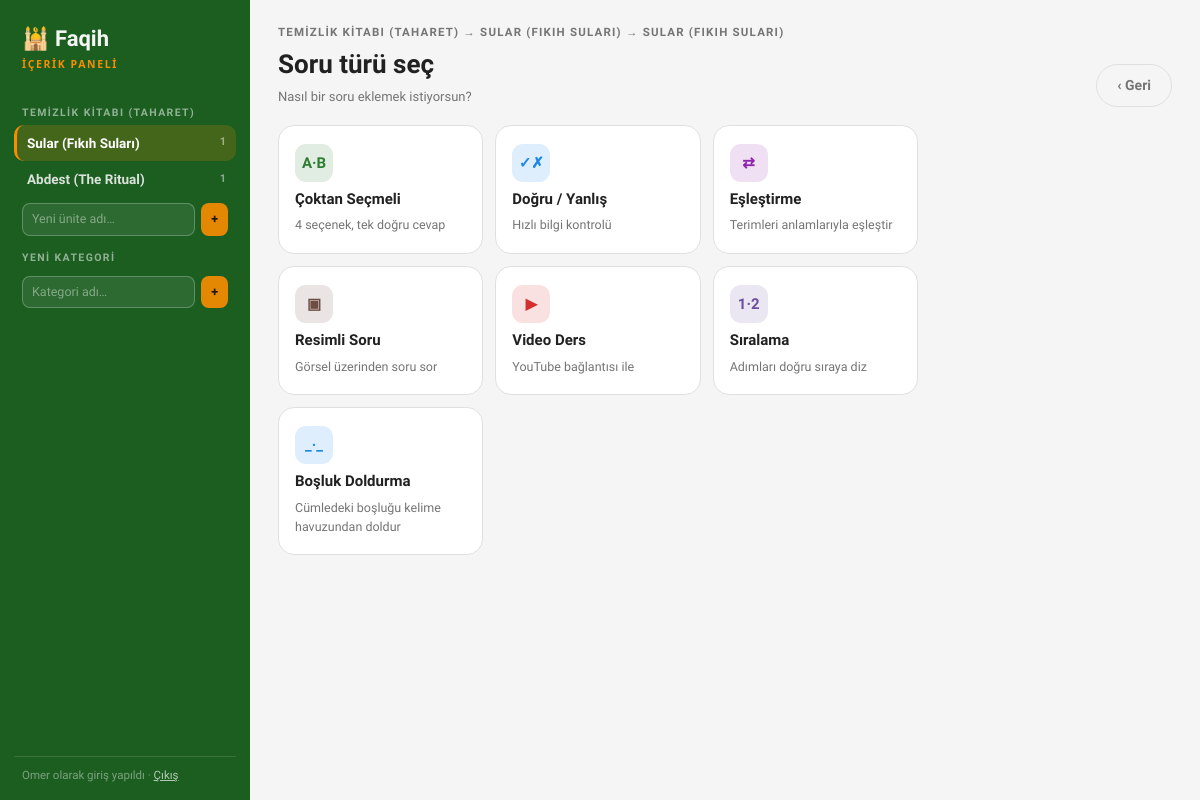
The page /panel/ders/1/yeni/ (signed in) on the database as committed earlier.
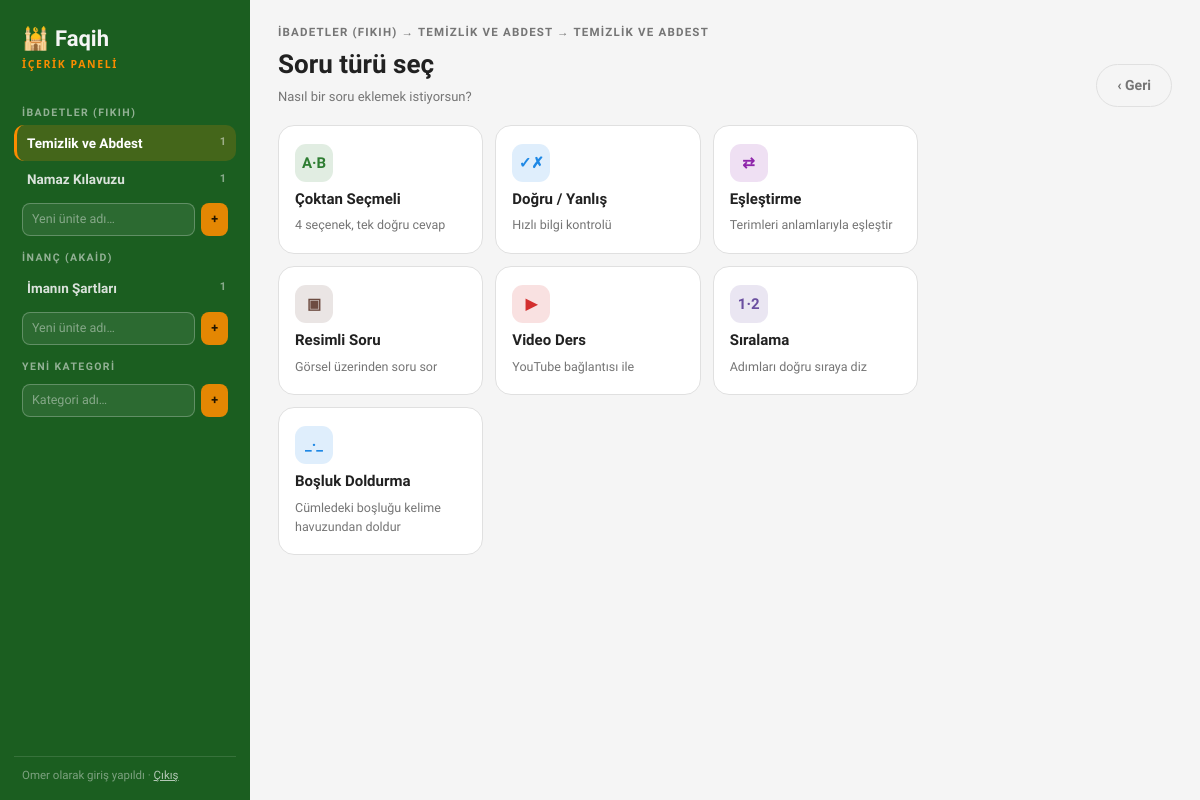
The same page on the database as committed later.
### content/models.py (models this page shows, shortened)
class Category(models.Model):
    title = models.CharField(max_length=200, verbose_name='Kategori Adı')
    class Meta:
        verbose_name        = 'Kategori'
        verbose_name_plural = 'Kategoriler'
        ordering            = ['id']

class Unit(models.Model):
    category = models.ForeignKey(
        Category, on_delete=models.CASCADE,
        related_name='units', verbose_name='Kategori'
    )
    title = models.CharField(max_length=200, verbose_name='Ünite Adı')
    class Meta:
        verbose_name        = 'Ünite'
        verbose_name_plural = 'Üniteler'
        ordering            = ['id']

class Lesson(models.Model):
    unit             = models.ForeignKey(
        Unit, on_delete=models.CASCADE,
        related_name='lessons', verbose_name='Ünite'
    )
    title            = models.CharField(max_length=200, verbose_name='Ders Adı')
    intro_kind       = models.CharField(
        max_length=10, choices=LESSON_INTRO_KINDS,
        default='none', verbose_name='Giriş Türü'
    )
    intro_text       = models.TextField(blank=True, verbose_name='Giriş Metni')
    intro_video_url  = models.URLField(blank=True, verbose_name='Giriş Videosu')
    intro_image_data = models.BinaryField(null=True, blank=True, editable=False)
    intro_image_mime = models.CharField(max_length=50, blank=True, default='')
    class Meta:
        verbose_name        = 'Ders'
        verbose_name_plural = 'Dersler'
        ordering            = ['id']

### panel/views.py (the view)
# urls.py: path('ders/<int:lesson_id>/yeni/', views.type_picker, name='type_picker'),
@staff_member_required
def type_picker(request, lesson_id):
    lesson = get_object_or_404(Lesson, pk=lesson_id)
    ctx = _sidebar_context(lesson.unit, lesson)
    ctx['unit'] = lesson.unit
    ctx['lesson'] = lesson
    ctx['enabled_types'] = [{'key': k, **v} for k, v in ENABLED_TYPES.items()]
    return render(request, 'panel/type_picker.html', ctx)

### panel/views.py (called while the page is built)
def _sidebar_context(selected_unit=None, selected_lesson=None):
    return {
        'categories': Category.objects.prefetch_related('units__lessons__exercises'),
        'selected_unit': selected_unit,
        'selected_lesson': selected_lesson,
    }

### panel/templates/panel/type_picker.html (shortened to what this page needs)
{% extends "panel/base.html" %}
{% block main %}
  <div class="crumb">{{ unit.category.title }} → {{ unit.title }} → {{ lesson.title }}</div>
  <div class="main-head">
    <div>
      <h1>Soru türü seç</h1>
      <div class="sub">Nasıl bir soru eklemek istiyorsun?</div>
    </div>
    <a class="btn btn-ghost" href="{% url 'panel:lesson' lesson.id %}">‹ Geri</a>
  </div>
  <div class="type-grid">
    {% for t in enabled_types %}
      <a class="type-card" style="--tc: var(--t-{{ t.key }})" href="{% url 'panel:question_new' lesson.id t.key %}">
        <span class="g">{{ t.glyph }}</span>
        <span class="tl">{{ t.label }}</span>
        <span class="d">{{ t.desc }}</span>
      </a>
    {% endfor %}
  </div>
{% endblock %}

### panel/templates/panel/base.html (shortened to what this page needs)
<!doctype html>
<html lang="tr">
<head>
</head>
<body>
<div class="app">
  <aside class="side">
    <div class="brand">🕌 Faqih<small>İçerik Paneli</small></div>
    <nav class="tree">
      {% for cat in categories %}
        <div class="cat-label">{{ cat.title }}</div>
        {% for u in cat.units.all %}
          <a class="unit-link {% if selected_unit and u.id == selected_unit.id %}sel{% endif %}" href="{% url 'panel:unit' u.id %}">
            <span>{{ u.title }}</span><span class="n">{{ u.lessons.count }}</span>
          </a>
        {% endfor %}
        <form class="side-form" method="post" action="{% url 'panel:add_unit' %}">
          <input type="text" name="title" placeholder="Yeni ünite adı…" required>
          <button type="submit" title="Ünite ekle">+</button>
        </form>
      {% endfor %}
      <div class="cat-label">Yeni kategori</div>
      <form class="side-form" method="post" action="{% url 'panel:add_category' %}">
        <input type="text" name="title" placeholder="Kategori adı…" required>
        <button type="submit" title="Kategori ekle">+</button>
      </form>
    </nav>
    <div class="side-foot">
      {{ request.user.username }} olarak giriş yapıldı · <a href="/admin/logout/">Çıkış</a>
    </div>
  </aside>
  <main class="main">
    {% block main %}{% endblock %}
  </main>
</div>
</body>
</html>

Rows that differ between the two databases and show on the page:
removed Category: title "TEMIZLIK KITABI (TAHARET)"
removed Unit: title "Sular (Fıkıh Suları)", lessons.count "1", category "TEMIZLIK KITABI (TAHARET)", title "SULAR (FIKIH SULARI)"
removed Unit: title "Abdest (The Ritual)", lessons.count "1", shown under "TEMIZLIK KITABI (TAHARET)"
added Category: title "İBADETLER (FIKIH)"
added Unit: title "Temizlik ve Abdest", lessons.count "1", category "İBADETLER (FIKIH)", title "TEMIZLIK VE ABDEST"
added Unit: title "Namaz Kılavuzu", lessons.count "1", shown under "İBADETLER (FIKIH)"
added Category: title "İNANÇ (AKAID)"
added Unit: title "İmanın Şartları", lessons.count "1", shown under "İNANÇ (AKAID)"
Other text that changed with them:
{{ lesson.title }}: "SULAR (FIKIH SULARI)" → "TEMIZLIK VE ABDEST"
